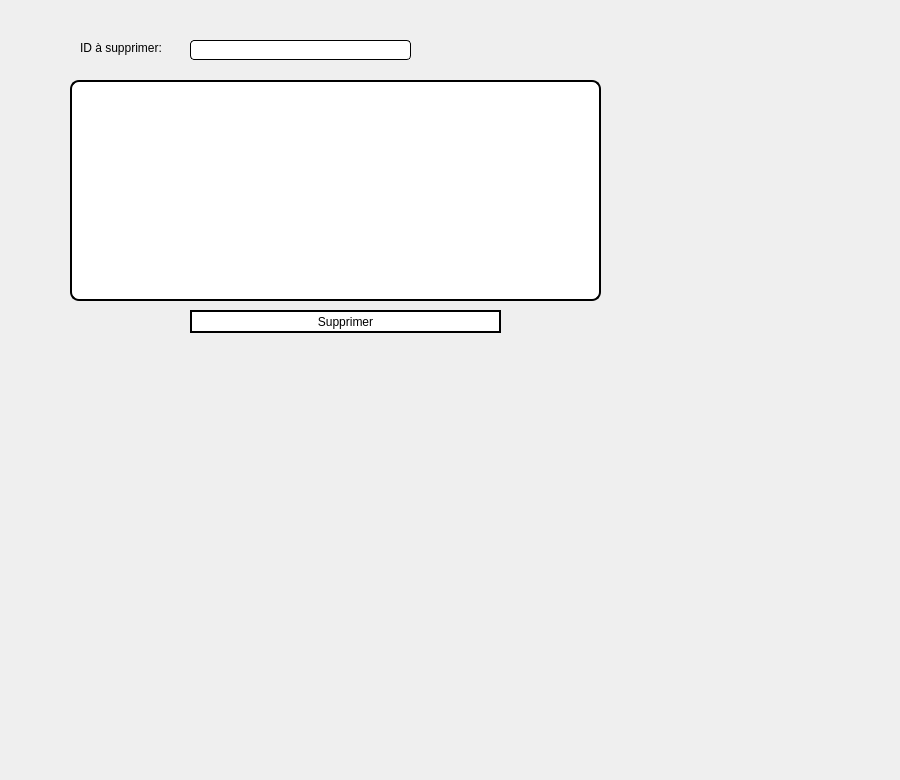
      <widget class="QWidget" name="tab_10">
       <attribute name="title">
        <string>Supprimer un médicament</string>
       </attribute>
       <widget class="QLabel" name="label_251">
        <property name="geometry">
         <rect>
          <x>-10</x>
          <y>-70</y>
          <width>891</width>
          <height>771</height>
         </rect>
        </property>
        <property name="text">
         <string/>
        </property>
        <property name="pixmap">
         <pixmap resource="fond.qrc">:/Plan de travail 1@3x.png</pixmap>
        </property>
       </widget>
       <widget class="QLineEdit" name="S_recherche_8">
        <property name="geometry">
         <rect>
          <x>190</x>
          <y>40</y>
          <width>221</width>
          <height>20</height>
         </rect>
        </property>
        <property name="styleSheet">
         <string notr="true">QLineEdit {
background-color: #ffffff;
border: 1px solid #000000;
border-radius: 4px;
padding: 4px;
}

QLineEdit:hover {
border-color: #1e90ff;
}

QLineEdit:focus {
border-color: #1e90ff;
}</string>
        </property>
       </widget>
       <widget class="QLabel" name="label_204">
        <property name="geometry">
         <rect>
          <x>80</x>
          <y>40</y>
          <width>101</width>
          <height>16</height>
         </rect>
        </property>
        <property name="styleSheet">
         <string notr="true">font: 87 8pt &quot;Segoe UI Black&quot;;</string>
        </property>
        <property name="text">
         <string>ID à supprimer:</string>
        </property>
       </widget>
       <widget class="QTableView" name="tableView_19">
        <property name="geometry">
         <rect>
          <x>70</x>
          <y>80</y>
          <width>531</width>
          <height>221</height>
         </rect>
        </property>
        <property name="styleSheet">
         <string notr="true">
QTableView {
background-color: #ffffff;
border: 2px solid #000000;
border-radius: 9px;
selection-background-color: #1e90ff;
selection-color: #ffffff;
}

QHeaderView::section {
background-color: #f0f0f0;
border: 9px solid #000000;
border-radius: 4px;
padding: 4px;
}</string>
        </property>
       </widget>
       <widget class="QPushButton" name="supprimerf_8">
        <property name="geometry">
         <rect>
          <x>190</x>
          <y>310</y>
          <width>311</width>
          <height>23</height>
         </rect>
        </property>
        <property name="styleSheet">
         <string notr="true">QPushButton {
border: 2px solid black;
font: 87 7pt &quot;Segoe UI Black&quot;;
	background-color: rgb(255, 255, 255);

}</string>
        </property>
        <property name="text">
         <string>Supprimer</string>
        </property>
       </widget>
      </widget>
